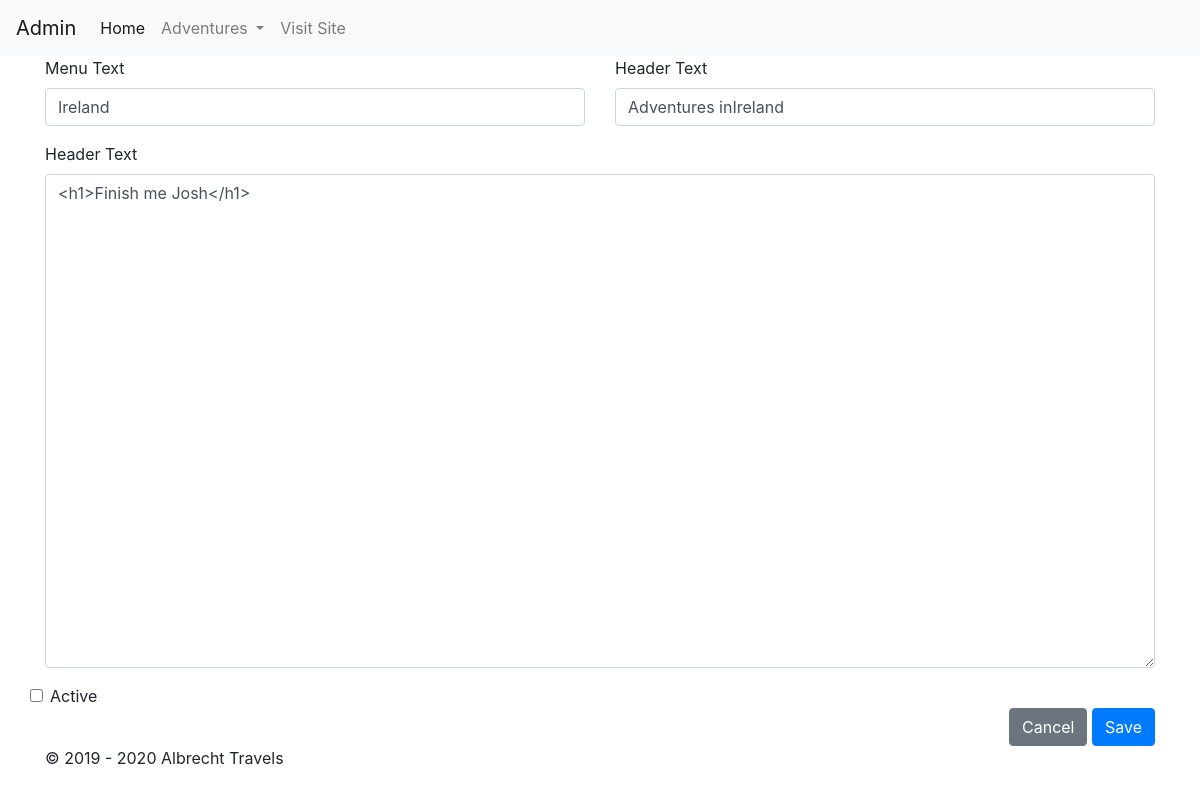
The page /admin/adventureForm.php?id=2 on the database as committed earlier.
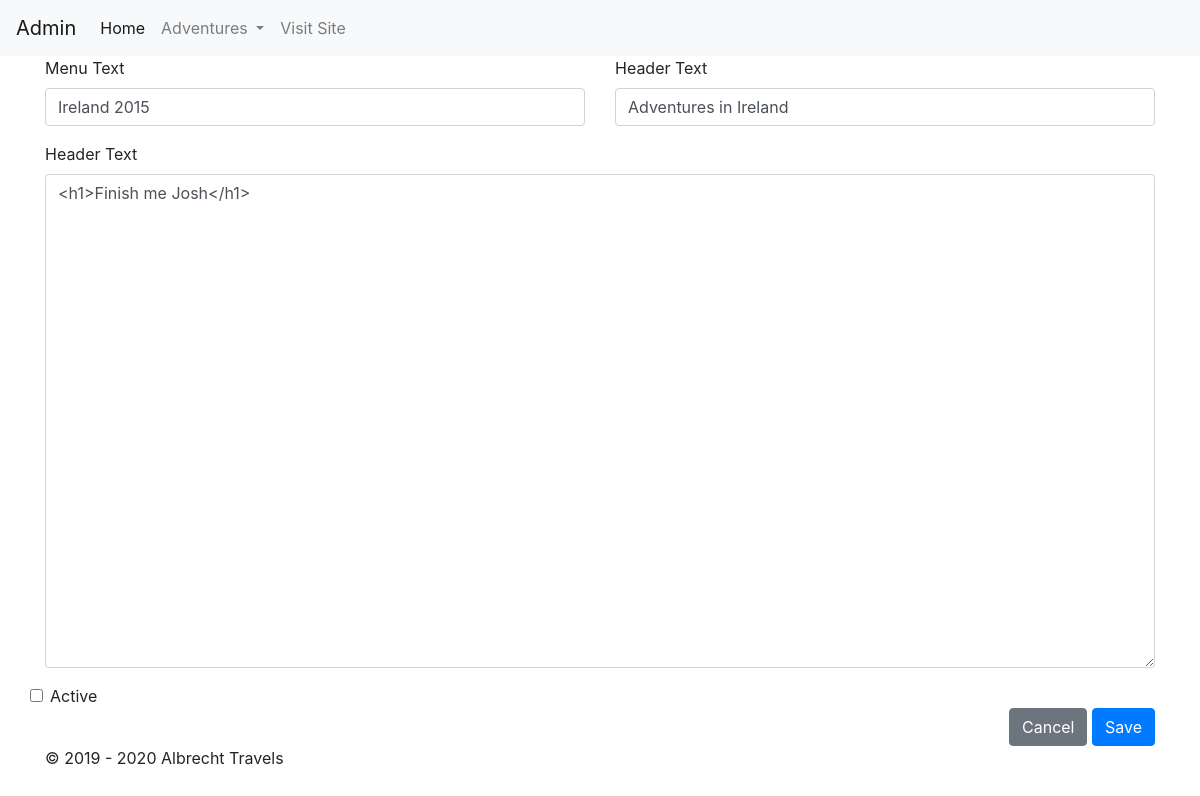
The same page on the database as committed later.
### tables this page shows
CREATE TABLE IF NOT EXISTS `adventures` (
  `id` int(11) NOT NULL AUTO_INCREMENT,
  `menu_text` varchar(255) DEFAULT NULL,
  `header` varchar(255) DEFAULT NULL,
  `body` text DEFAULT NULL,
  `header_image` varchar(255) DEFAULT NULL,
  `body_image` varchar(255) DEFAULT NULL,
  `active` tinyint(4) DEFAULT 0,
  PRIMARY KEY (`id`)
);

### admin/adventureForm.php (the view, shortened to what this page needs)
<?php
    include PROOT . '/includes/admin_header.php';
    $article_id = $_GET['id'];
    $db = DB::getInstance();
    if($article_id != 'new') {
      $sql = "SELECT * FROM adventures WHERE id = ?";
      $stmt = $db->prepare($sql);
      $stmt->execute([$article_id]);
      $adventure = $stmt->fetch(PDO::FETCH_OBJ);
    }
  ?>
  <div class="col">
    <form class="" action="<?=CROOT?>admin/adventureForm.php?id=<?=$article_id?>" method="post">
      <div class="row">
        <div class="form-group col-md-6">
          <label for="menu_text">Menu Text</label>
          <input type="text" class="form-control" id="menu_text" name="menu_text" aria-describedby="Menu Text" value="<?= $adventure->menu_text ?>">
        </div>
        <div class="form-group col-md-6">
          <label for="header">Header Text</label>
          <input type="text" class="form-control" id="header" name="header" aria-describedby="Header Text" value="<?= $adventure->header ?>">
        </div>
      </div>
      <div class="form-group">
        <label for="body">Header Text</label>
        <textarea class="form-control" id="body" name="body" aria-describedby="Body" rows="20"><?= html_entity_decode($adventure->body) ?></textarea>
      </div>
    </div>
    <div class="col-12 form-check">
      <label class="form-check-label" for="active">
        <?php $checked = ($adventure->active == 1) ? "checked" : ""; ?>
      <input class="form-check-input" type="checkbox" value="on" name="active" id="active" <?=$checked?>>
        Active
      </label>
    </div>
    <div class="col-12 text-right">
      <a href="<?=CROOT?>/admin/adventures.php" class="btn btn-secondary">Cancel</a>
      <button type="submit" class="btn btn-primary">Save</button>
    </div>
  </div>
  <?php
    include PROOT . '/includes/admin_footer.php';
  ?>

### includes/admin_header.php (shortened to what this page needs)
<!DOCTYPE html>
<html lang="en">
<head>
    <link rel="stylesheet" href="https://stackpath.bootstrapcdn.com/bootstrap/4.5.2/css/bootstrap.min.css">
</head>
<body>
    <?php include(PROOT . '/includes/admin_menu.php'); ?>
    <div class="container">
        <div class="row">

### includes/admin_menu.php (shortened to what this page needs)
<nav class="navbar navbar-expand-lg navbar-light bg-light">
  <div class="collapse navbar-collapse" id="navbarToggler">
    <a class="navbar-brand" href="<?=CROOT?>admin/">Admin</a>
    <ul class="navbar-nav mr-auto mt-2 mt-lg-0">
      <li class="nav-item active">
        <a class="nav-link" href="<?=CROOT?>admin/">Home <span class="sr-only">(current)</span></a>
      </li>
      <li class="nav-item dropdown">
        <a class="nav-link dropdown-toggle" href="#" id="adventuresDropdownLink" role="button" data-toggle="dropdown" aria-haspopup="true" aria-expanded="false">
          Adventures
        </a>
      </li>
      <li class="nav-item">
        <a class="nav-link" href="<?=CROOT?>">Visit Site</a>
      </li>
  </div>
</nav>

### includes/admin_footer.php (shortened to what this page needs)
</div>
<footer id="footer">
<div class="container">
    <div class="row">
        <div class="col-sm-12">
          <div>
            &#169; 2019 - <?= date('Y',time()) ?> Albrecht Travels
          </div>
        </div>
    </div>
</div>
</footer>
</body>
</html>

Rows that differ between the two databases and show on the page:
changed adventures "<h1>Finish me Josh</h1>": menu_text "Ireland" → "Ireland 2015"; header "Adventures inIreland" → "Adventures in Ireland"
